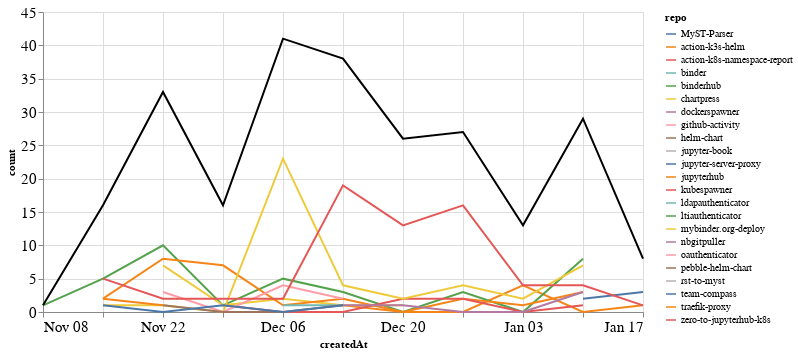

Notebook cell for this chart:
### Markdown cell above
### Comments

### Code cell
comments_time = comments.groupby('repo').resample('W', on='createdAt').count()['author'].reset_index()
comments_time = comments_time.rename(columns={'author': 'count'})
comments_time_total = comments_time.groupby('createdAt').agg({"count": "sum"}).reset_index()
ch1 = alt.Chart(comments_time, width=600).mark_line().encode(
    x='createdAt',
    y='count',
    color='repo',
    tooltip="repo"
)

ch2 = alt.Chart(comments_time_total, width=600).mark_line(color="black").encode(
    x='createdAt',
    y='count',
)

ch1 + ch2

### Figure 1 — Vega-Lite specification as saved in the notebook (floating-point values rounded to 4 significant figures)
{"config": {"axisLeft": {"labelFontSize": 15}, "axisBottom": {"labelFontSize": 15}}, "layer": [{"data": {"name": "data-e1a8791efc3029a9759f4ee60be188fb"}, "mark": "line", "encoding": {"color": {"type": "nominal", "field": "repo"}, "tooltip": {"type": "nominal", "field": "repo"}, "x": {"type": "temporal", "field": "createdAt"}, "y": {"type": "quantitative", "field": "count"}}, "width": 600}, {"data": {"name": "data-184e1af6a32b4429bade0427e95055a5"}, "mark": {"type": "line", "color": "black"}, "encoding": {"x": {"type": "temporal", "field": "createdAt"}, "y": {"type": "quantitative", "field": "count"}}, "width": 600}], "$schema": "https://vega.github.io/schema/vega-lite/v4.8.1.json", "datasets": {"data-e1a8791efc3029a9759f4ee60be188fb": [{"repo": "MyST-Parser", "createdAt": "2021-01-03T00:00:00", "count": 1}, {"repo": "action-k3s-helm", "createdAt": "2020-12-13T00:00:00", "count": 1}, {"repo": "action-k3s-helm", "createdAt": "2020-12-20T00:00:00", "count": 0}, {"repo": "action-k3s-helm", "createdAt": "2020-12-27T00:00:00", "count": 0}, {"repo": "action-k3s-helm", "createdAt": "2021-01-03T00:00:00", "count": 4}, {"repo": "action-k3s-helm", "createdAt": "2021-01-10T00:00:00", "count": 0}, {"repo": "action-k3s-helm", "createdAt": "2021-01-17T00:00:00", "count": 1}, {"repo": "action-k8s-namespace-report", "createdAt": "2021-01-17T00:00:00", "count": 3}, {"repo": "binder", "createdAt": "2020-11-29T00:00:00", "count": 3}, {"repo": "binderhub", "createdAt": "2020-11-08T00:00:00", "count": 1}, {"repo": "binderhub", "createdAt": "2020-11-15T00:00:00", "count": 5}, {"repo": "binderhub", "createdAt": "2020-11-22T00:00:00", "count": 10}, {"repo": "binderhub", "createdAt": "2020-11-29T00:00:00", "count": 1}, {"repo": "binderhub", "createdAt": "2020-12-06T00:00:00", "count": 5}, {"repo": "binderhub", "createdAt": "2020-12-13T00:00:00", "count": 3}, {"repo": "binderhub", "createdAt": "2020-12-20T00:00:00", "count": 0}, {"repo": "binderhub", "createdAt": "2020-12-27T00:00:00", "count": 3}, {"repo": "binderhub", "createdAt": "2021-01-03T00:00:00", "count": 0}, {"repo": "binderhub", "createdAt": "2021-01-10T00:00:00", "count": 8}, {"repo": "chartpress", "createdAt": "2020-11-22T00:00:00", "count": 7}, {"repo": "chartpress", "createdAt": "2020-11-29T00:00:00", "count": 1}, {"repo": "chartpress", "createdAt": "2020-12-06T00:00:00", "count": 2}, {"repo": "chartpress", "createdAt": "2020-12-13T00:00:00", "count": 1}, {"repo": "chartpress", "createdAt": "2020-12-20T00:00:00", "count": 1}, {"repo": "dockerspawner", "createdAt": "2020-12-20T00:00:00", "count": 7}, {"repo": "github-activity", "createdAt": "2020-12-13T00:00:00", "count": 1}, {"repo": "helm-chart", "createdAt": "2021-01-03T00:00:00", "count": 1}, {"repo": "jupyter-book", "createdAt": "2020-12-13T00:00:00", "count": 1}, {"repo": "jupyter-server-proxy", "createdAt": "2021-01-10T00:00:00", "count": 2}, {"repo": "jupyter-server-proxy", "createdAt": "2021-01-17T00:00:00", "count": 3}, {"repo": "jupyterhub", "createdAt": "2020-11-15T00:00:00", "count": 2}, {"repo": "jupyterhub", "createdAt": "2020-11-22T00:00:00", "count": 8}, {"repo": "jupyterhub", "createdAt": "2020-11-29T00:00:00", "count": 7}, {"repo": "jupyterhub", "createdAt": "2020-12-06T00:00:00", "count": 1}, {"repo": "jupyterhub", "createdAt": "2020-12-13T00:00:00", "count": 2}, {"repo": "jupyterhub", "createdAt": "2020-12-20T00:00:00", "count": 0}, {"repo": "jupyterhub", "createdAt": "2020-12-27T00:00:00", "count": 2}, {"repo": "jupyterhub", "createdAt": "2021-01-03T00:00:00", "count": 1}, {"repo": "jupyterhub", "createdAt": "2021-01-10T00:00:00", "count": 3}, {"repo": "kubespawner", "createdAt": "2020-11-29T00:00:00", "count": 1}, {"repo": "kubespawner", "createdAt": "2020-12-06T00:00:00", "count": 0}, {"repo": "kubespawner", "createdAt": "2020-12-13T00:00:00", "count": 0}, {"repo": "kubespawner", "createdAt": "2020-12-20T00:00:00", "count": 2}, {"repo": "kubespawner", "createdAt": "2020-12-27T00:00:00", "count": 2}, {"repo": "kubespawner", "createdAt": "2021-01-03T00:00:00", "count": 0}, {"repo": "kubespawner", "createdAt": "2021-01-10T00:00:00", "count": 1}, {"repo": "ldapauthenticator", "createdAt": "2020-12-06T00:00:00", "count": 1}, {"repo": "ldapauthenticator", "createdAt": "2020-12-13T00:00:00", "count": 1}, {"repo": "ltiauthenticator", "createdAt": "2020-12-06T00:00:00", "count": 3}, {"repo": "mybinder.org-deploy", "createdAt": "2020-11-15T00:00:00", "count": 1}, {"repo": "mybinder.org-deploy", "createdAt": "2020-11-22T00:00:00", "count": 1}, {"repo": "mybinder.org-deploy", "createdAt": "2020-11-29T00:00:00", "count": 0}, {"repo": "mybinder.org-deploy", "createdAt": "2020-12-06T00:00:00", "count": 23}, {"repo": "mybinder.org-deploy", "createdAt": "2020-12-13T00:00:00", "count": 4}, {"repo": "mybinder.org-deploy", "createdAt": "2020-12-20T00:00:00", "count": 2}, {"repo": "mybinder.org-deploy", "createdAt": "2020-12-27T00:00:00", "count": 4}, {"repo": "mybinder.org-deploy", "createdAt": "2021-01-03T00:00:00", "count": 2}, {"repo": "mybinder.org-deploy", "createdAt": "2021-01-10T00:00:00", "count": 7}, {"repo": "nbgitpuller", "createdAt": "2020-12-13T00:00:00", "count": 1}, {"repo": "nbgitpuller", "createdAt": "2020-12-20T00:00:00", "count": 1}, {"repo": "nbgitpuller", "createdAt": "2020-12-27T00:00:00", "count": 0}, {"repo": "nbgitpuller", "createdAt": "2021-01-03T00:00:00", "count": 0}, {"repo": "nbgitpuller", "createdAt": "2021-01-10T00:00:00", "count": 3}, {"repo": "oauthenticator", "createdAt": "2020-11-22T00:00:00", "count": 3}, {"repo": "oauthenticator", "createdAt": "2020-11-29T00:00:00", "count": 0}, {"repo": "oauthenticator", "createdAt": "2020-12-06T00:00:00", "count": 4}, {"repo": "oauthenticator", "createdAt": "2020-12-13T00:00:00", "count": 2}, {"repo": "pebble-helm-chart", "createdAt": "2020-11-22T00:00:00", "count": 1}, {"repo": "pebble-helm-chart", "createdAt": "2020-11-29T00:00:00", "count": 0}, {"repo": "pebble-helm-chart", "createdAt": "2020-12-06T00:00:00", "count": 0}, {"repo": "pebble-helm-chart", "createdAt": "2020-12-13T00:00:00", "count": 1}, {"repo": "rst-to-myst", "createdAt": "2021-01-10T00:00:00", "count": 1}, {"repo": "team-compass", "createdAt": "2020-11-15T00:00:00", "count": 1}, {"repo": "team-compass", "createdAt": "2020-11-22T00:00:00", "count": 0}, {"repo": "team-compass", "createdAt": "2020-11-29T00:00:00", "count": 1}, {"repo": "team-compass", "createdAt": "2020-12-06T00:00:00", "count": 0}, {"repo": "team-compass", "createdAt": "2020-12-13T00:00:00", "count": 1}, {"repo": "traefik-proxy", "createdAt": "2020-11-15T00:00:00", "count": 2}, {"repo": "traefik-proxy", "createdAt": "2020-11-22T00:00:00", "count": 1}, {"repo": "zero-to-jupyterhub-k8s", "createdAt": "2020-11-15T00:00:00", "count": 5}, {"repo": "zero-to-jupyterhub-k8s", "createdAt": "2020-11-22T00:00:00", "count": 2}, {"repo": "zero-to-jupyterhub-k8s", "createdAt": "2020-11-29T00:00:00", "count": 2}, {"repo": "zero-to-jupyterhub-k8s", "createdAt": "2020-12-06T00:00:00", "count": 2}, {"repo": "zero-to-jupyterhub-k8s", "createdAt": "2020-12-13T00:00:00", "count": 19}, {"repo": "zero-to-jupyterhub-k8s", "createdAt": "2020-12-20T00:00:00", "count": 13}, {"repo": "zero-to-jupyterhub-k8s", "createdAt": "2020-12-27T00:00:00", "count": 16}, {"repo": "zero-to-jupyterhub-k8s", "createdAt": "2021-01-03T00:00:00", "count": 4}, {"repo": "zero-to-jupyterhub-k8s", "createdAt": "2021-01-10T00:00:00", "count": 4}, {"repo": "zero-to-jupyterhub-k8s", "createdAt": "2021-01-17T00:00:00", "count": 1}], "data-184e1af6a32b4429bade0427e95055a5": [{"createdAt": "2020-11-08T00:00:00", "count": 1}, {"createdAt": "2020-11-15T00:00:00", "count": 16}, {"createdAt": "2020-11-22T00:00:00", "count": 33}, {"createdAt": "2020-11-29T00:00:00", "count": 16}, {"createdAt": "2020-12-06T00:00:00", "count": 41}, {"createdAt": "2020-12-13T00:00:00", "count": 38}, {"createdAt": "2020-12-20T00:00:00", "count": 26}, {"createdAt": "2020-12-27T00:00:00", "count": 27}, {"createdAt": "2021-01-03T00:00:00", "count": 13}, {"createdAt": "2021-01-10T00:00:00", "count": 29}, {"createdAt": "2021-01-17T00:00:00", "count": 8}]}}
